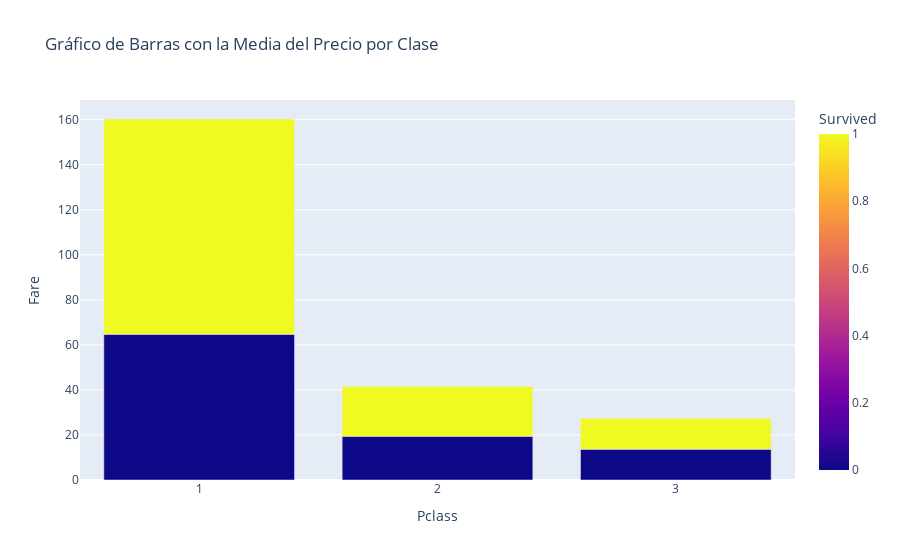

The cell this chart's notebook holds for it:
### Code cell
fig = px.bar(df_train.groupby(['Pclass', 'Survived'])['Fare'].mean().reset_index(), x='Pclass', y='Fare', color='Survived', title='Gráfico de Barras con la Media del Precio por Clase')
fig.update_xaxes(dtick=1)
fig.show()

### Figure 1 — Plotly figure (JSON) as saved in the notebook; plotly's stock layout.template omitted (floating-point values rounded to 4 significant figures)
{"data": [{"hovertemplate": "Pclass=%{x}<br>Fare=%{y}<br>Survived=%{marker.color}<extra></extra>", "legendgroup": "", "marker": {"color": [0, 1, 0, 1, 0, 1], "coloraxis": "coloraxis", "pattern": {"shape": ""}}, "name": "", "orientation": "v", "showlegend": false, "textposition": "auto", "type": "bar", "x": [1, 1, 2, 2, 3, 3], "xaxis": "x", "y": [64.68, 95.61, 19.41, 22.06, 13.67, 13.69], "yaxis": "y"}], "layout": {"barmode": "relative", "coloraxis": {"colorbar": {"title": {"text": "Survived"}}, "colorscale": [[0, "#0d0887"], [0.1111, "#46039f"], [0.2222, "#7201a8"], [0.3333, "#9c179e"], [0.4444, "#bd3786"], [0.5556, "#d8576b"], [0.6667, "#ed7953"], [0.7778, "#fb9f3a"], [0.8889, "#fdca26"], [1, "#f0f921"]]}, "legend": {"tracegroupgap": 0}, "title": {"text": "Gráfico de Barras con la Media del Precio por Clase"}, "xaxis": {"anchor": "y", "domain": [0, 1], "dtick": 1, "title": {"text": "Pclass"}}, "yaxis": {"anchor": "x", "domain": [0, 1], "title": {"text": "Fare"}}}}
